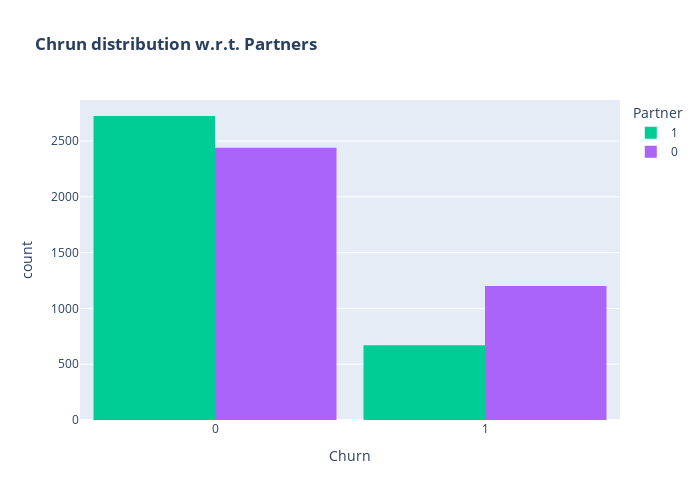

The notebook cell saved with this chart:
### Markdown cell above
Customers without dependents are more likely to churn

### Code cell
color_map = {"Yes": '#FFA15A', "No": '#00CC96'}
fig = px.histogram(df, x="Churn", color="Partner", barmode="group", title="<b>Chrun distribution w.r.t. Partners</b>", color_discrete_map=color_map)
fig.update_layout(width=700, height=500, bargap=0.1)
fig.show()

### Figure 1 — Plotly figure (JSON) as saved in the notebook; plotly's stock layout.template omitted (floating-point values rounded to 4 significant figures; data arrays with more than 128 entries replaced by an {"elided": "..."} marker saying what was removed)
{"data": [{"alignmentgroup": "True", "bingroup": "x", "hovertemplate": "Partner=1<br>Churn=%{x}<br>count=%{y}<extra></extra>", "legendgroup": "1", "marker": {"color": "#00cc96", "pattern": {"shape": ""}}, "name": "1", "offsetgroup": "1", "orientation": "v", "showlegend": true, "type": "histogram", "x": {"elided": "3393 int values"}, "xaxis": "x", "yaxis": "y"}, {"alignmentgroup": "True", "bingroup": "x", "hovertemplate": "Partner=0<br>Churn=%{x}<br>count=%{y}<extra></extra>", "legendgroup": "0", "marker": {"color": "#ab63fa", "pattern": {"shape": ""}}, "name": "0", "offsetgroup": "0", "orientation": "v", "showlegend": true, "type": "histogram", "x": {"elided": "3639 int values"}, "xaxis": "x", "yaxis": "y"}], "layout": {"bargap": 0.1, "barmode": "group", "height": 500, "legend": {"title": {"text": "Partner"}, "tracegroupgap": 0}, "title": {"text": "<b>Chrun distribution w.r.t. Partners</b>"}, "width": 700, "xaxis": {"anchor": "y", "domain": [0, 1], "title": {"text": "Churn"}}, "yaxis": {"anchor": "x", "domain": [0, 1], "title": {"text": "count"}}}}
